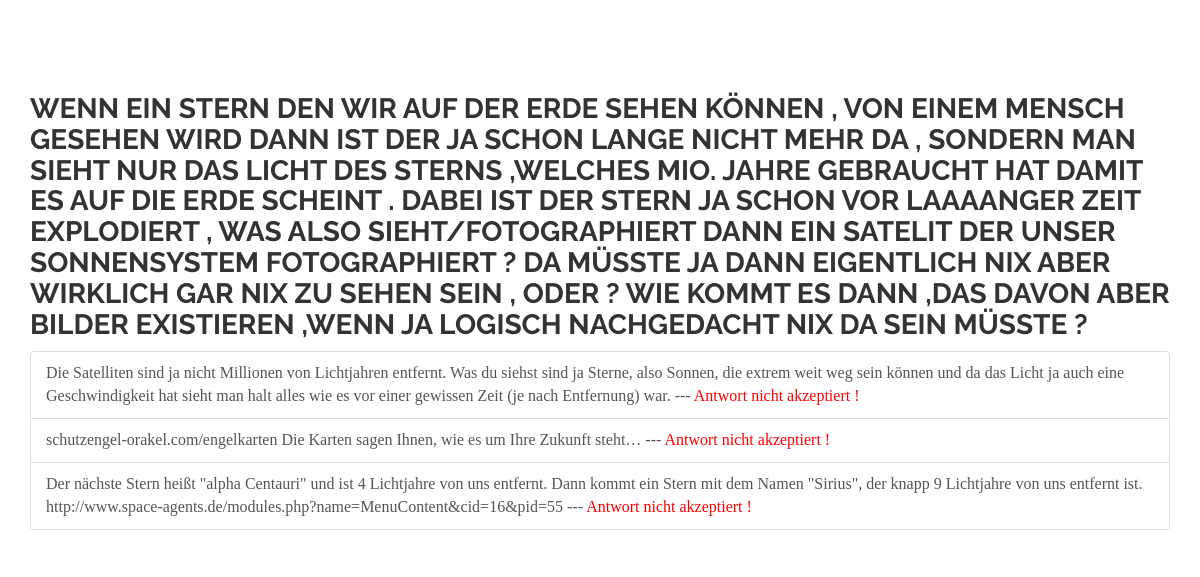
/frage/8, run on the app's committed database.
### frageAntwo/models.py (models this page shows, shortened)
class Frage(models.Model):
    text = models.TextField(max_length=1000)

class Antwort(models.Model):
    text = models.TextField(max_length=1000)
    isAkzeptiert = models.BooleanField(default=False)
    frage = models.ForeignKey(Frage)
    def __str__(self):
        return self.text[:1000]

### frageAntwo/views.py (the view)
# urls.py: url( r'^(?P<pk>\d+)$','home', name='frageAntwo_home'),
def home(request, pk):
    frag = Frage.objects.get(pk= pk)
    antworten = Antwort.objects.filter(frage = frag)
    context = {'antworten': antworten,'frage' : frag}
    return render(request, "frageAntwo/home.html", context)

### frageAntwo/templates/frageAntwo/home.html (shortened to what this page needs)
{% extends "base.html" %}
{% block content %}
 <h3 class="panel-header">{{ frage.text}} </h3>
<div class="list-group" >
    {% for antwort in antworten %}
        <a class="list-group-item" href="#">
            {{ antwort }}  ---
			{% if antwort.isAkzeptiert == True %}
                <font color="green">Diese Antwort ist akzeptiert!</font>
			{% elif antwort.isAkzeptiert  == False %}
			    <font color="red">Antwort nicht akzeptiert !</font>
            {% else %}
                <font color="red">Antwort nicht akzeptiert !</font>
            {% endif %}
            </a>
    {% empty %}
        <span class="list-group-item">No Answers available.</span>
    {% endfor %}
</div>
{% endblock content %}

### data on the page
Frage: text "WENN EIN STERN DEN WIR AUF DER ERDE SEHEN KÖNNEN , VON EINEM MENSCH GESEHEN WIRD DANN IST DER JA SCHON LANGE NICHT MEHR DA , SONDERN MAN SIEHT NUR DAS LICHT DES STERNS ,WELCHES MIO. JAHRE GEBRAUCHT HAT DAMIT ES AUF DIE ERDE SCHEINT . DABEI IST DER STERN JA SCHON VOR LAAAANGER ZEIT EXPLODIERT , WAS ALSO SIEHT/FOTOGRAPHIERT DANN EIN SATELIT DER UNSER SONNENSYSTEM FOTOGRAPHIERT ? DA MÜSSTE JA DANN EIGENTLICH NIX ABER WIRKLICH GAR NIX ZU SEHEN SEIN , ODER ? WIE KOMMT ES DANN ,DAS DAVON ABER BILDER EXISTIEREN ,WENN JA LOGISCH NACHGEDACHT NIX DA SEIN MÜSSTE ?"
Antwort: text "Die Satelliten sind ja nicht Millionen von Lichtjahren entfernt. Was du siehst sind ja Sterne, also Sonnen, die extrem weit weg sein können und da das Licht ja auch eine Geschwindigkeit hat sieht man halt alles wie es vor einer gewissen Zeit (je nach Entfernung) war.", isAkzeptiert "Antwort nicht akzeptiert !"
Antwort: text "schutzengel-orakel.com/engelkarten Die Karten sagen Ihnen, wie es um Ihre Zukunft steht…", isAkzeptiert "Antwort nicht akzeptiert !"
Antwort: text "Der nächste Stern heißt \"alpha Centauri\" und ist 4 Lichtjahre von uns entfernt. Dann kommt ein Stern mit dem Namen \"Sirius\", der knapp 9 Lichtjahre von uns entfernt ist. http://www.space-agents.de/modules.php?name=MenuContent&cid=16&pid=55", isAkzeptiert "Antwort nicht akzeptiert !"
